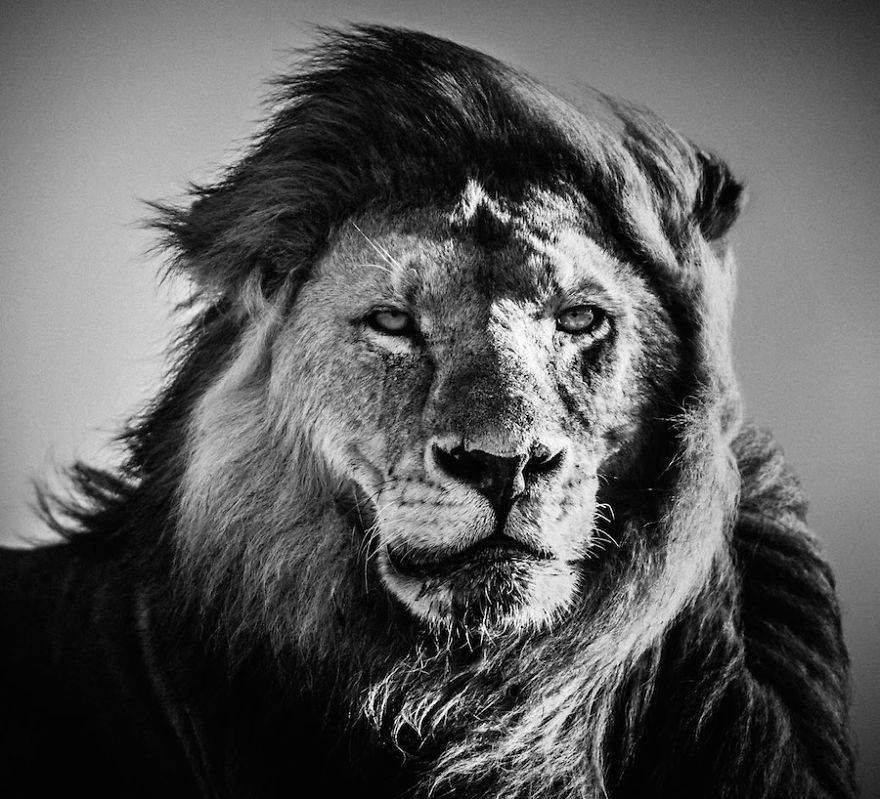
#> input picture photo/d.jpeg, 880 x 799 px
$ python canny_detection.py   (older library calls are emulated)
#> lines starting #> are read from the running program, lines starting #| are printed output that depends on the picture
import numpy as np
import matplotlib.pyplot as plt
import cv2

""""
lookup table**
At the same time, we also know that the value of each pixel only lies between 0 and 255 (inclusive). What if we can
?pre-compute and store the transformed values s=T(r) for values s=T(r) for r∈{0,1,2,...,255}, that is,
for all possible values of the input. If we do so, then irrespective of the dimensions (number of pixels) in our
input image, we will never need more than 256 computations. So, using this strategy, we traverse our matrix and do
a simple lookup of the pre-computed values. This is called a lookup table approach ...

So, what is color quantization?
Color quantization is the process of reducing the number of distinct colors in an image.
Normally, the intent is to preserve the color appearance of the image as much as possible, while reducing the number of
colors, whether for memory limitations or compression.
https://www.youtube.com/watch?v=O0suOccKLbs&ab_channel=MisterCode
"""

"""
Convolution
 mask  Put simply; a mask allows us to focus only on the portions of the image that interests us.
 filter - bloor or sharpen img
 https://learnopencv.com/image-filtering-using-convolution-in-opencv/#intro-convo-kernels
 """
#
image = cv2.imread('photo/d.jpeg')
#> image is the input picture: shape (799, 880, 3); min 0, max 255, mean 91.5


kernel1 = np.array([[0.1, 0.1, 0.1],
                    [0.1, 1, 0.1],
                    [0.1, 0.1, 0.1]])

sobel = np.array([[1,0,-1],
                 [2,0,-2],
                 [1,0,-1]])
op_sobel = np.array([[-1,0,1],
                    [-2,0,2],
                    [-1,0,1]])

sobel_img = cv2.filter2D(image,-1,sobel)
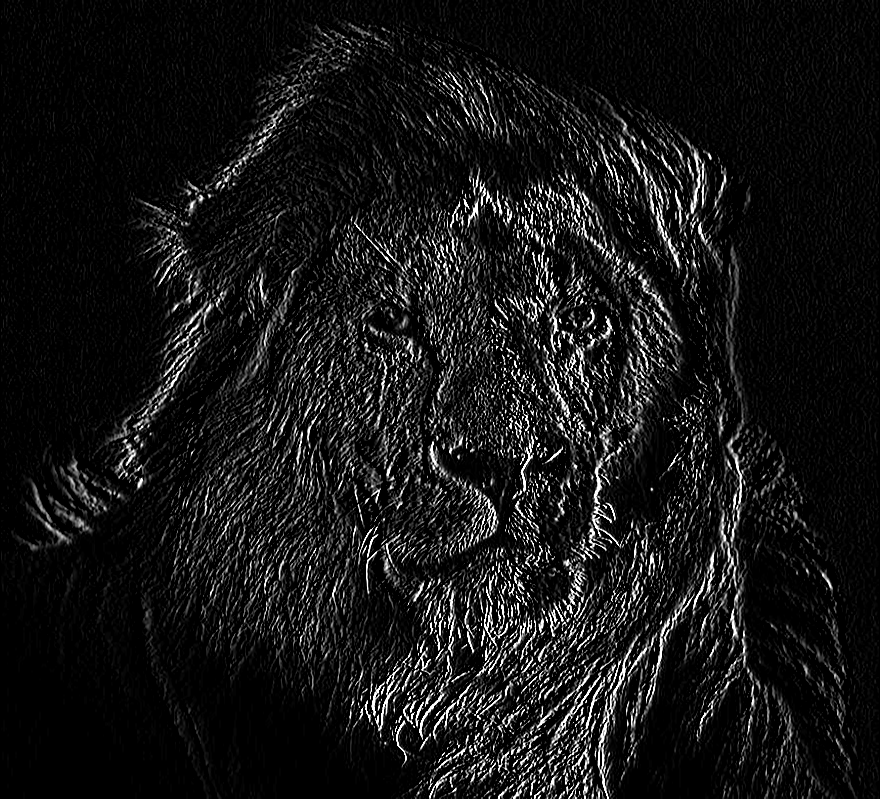
#> sobel_img: shape (799, 880, 3); min 0, max 255, mean 21.9
op_sobel_img = cv2.filter2D(image,-1,op_sobel)
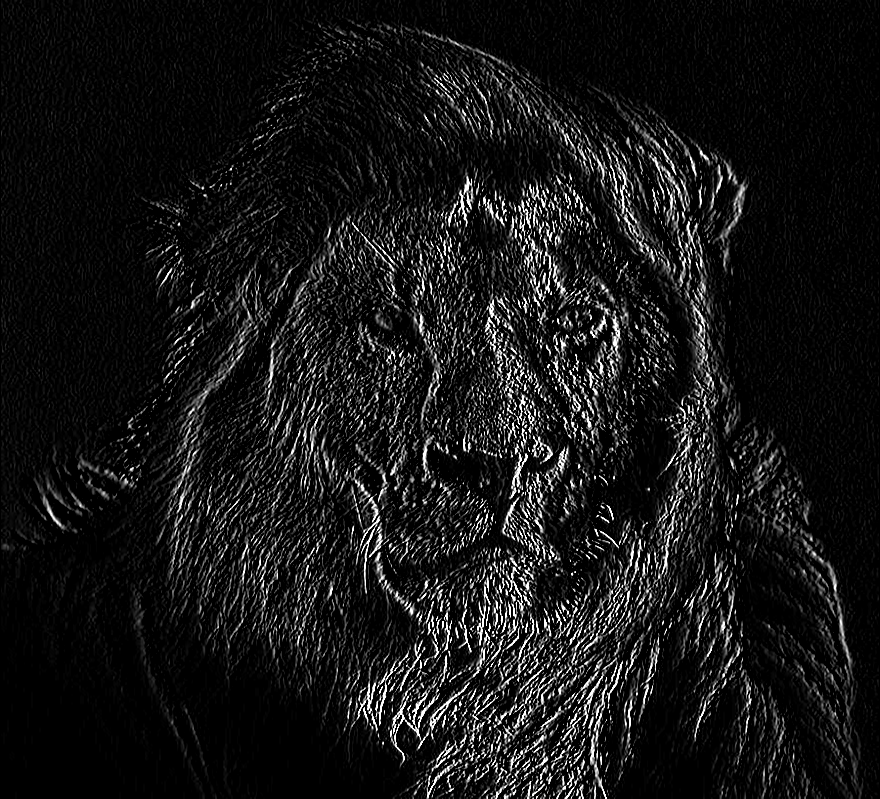
#> op_sobel_img: shape (799, 880, 3); min 0, max 255, mean 22.1

kernel2 = np.ones((6, 6), np.float32) / 30

median = cv2.medianBlur(src=image, ksize=5)

after = cv2.filter2D(src=image, ddepth=-1, kernel=kernel2)
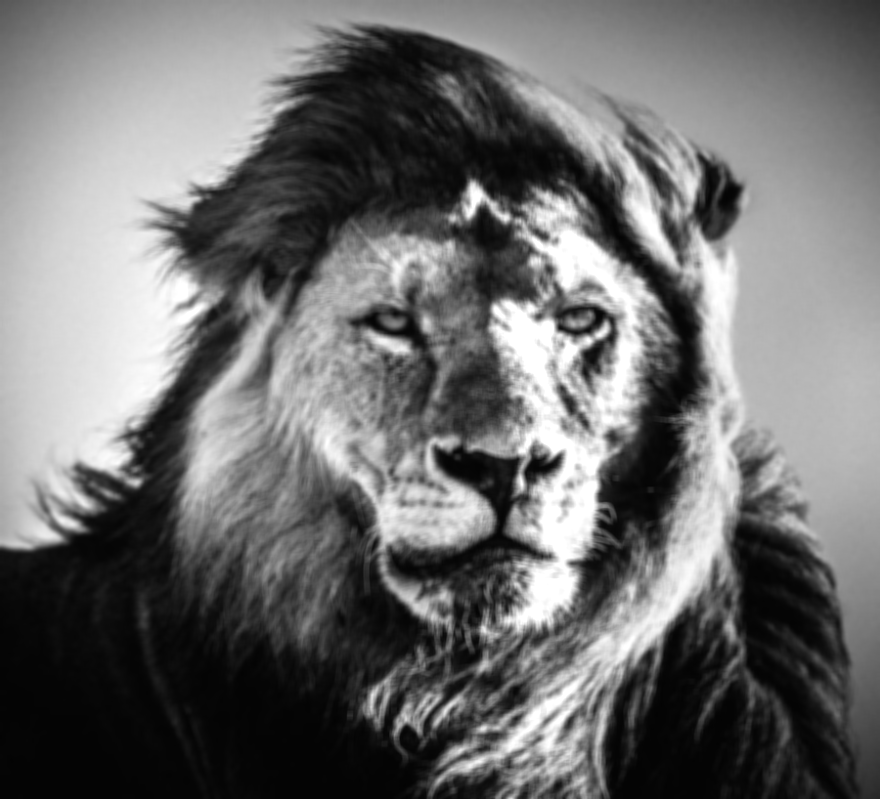
#> after: shape (799, 880, 3); min 3, max 255, mean 109.7

kernel3 = np.array([[0, -1, 0],
                    [-1, 5, -1],
                    [0, -1, 0]])

sharp_img = cv2.filter2D(src=image, ddepth=-1, kernel=kernel3)
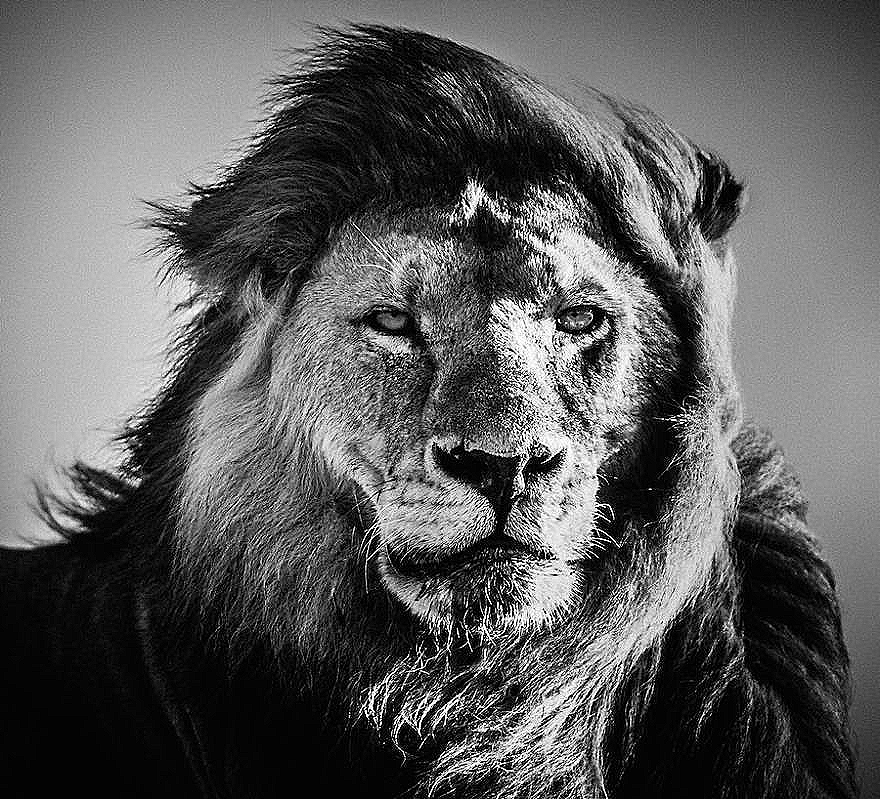
#> sharp_img: shape (799, 880, 3); min 0, max 255, mean 93.2


cv2.imshow('Original', image)
# cv2.imshow('Median Blurred', median)
# cv2.imshow('after', after)
cv2.imshow('Sharpened', sharp_img)
# cv2.imshow('Sobel', sobel_img)
# cv2.imshow('op_Sobel', op_sobel_img)

cv2.imwrite('after.jpg', after)
cv2.waitKey()
cv2.destroyAllWindows()


"""
thresh hold
"""
# [7 lines of commented-out code are left out]

"""
edge detection
https://learnopencv.com/edge-detection-using-opencv/
Sobel Edge Detection is one of the most widely used algorithms for edge detection. The Sobel Operator detects edges that
are marked by sudden changes in pixel intensity, as shown in the figure below.

Edges in images are areas with strong intensity contrasts; a jump in
intensity from one pixel to the next.
The process of edge detection significantly reduces the amount of data
and filters out unneeded information, while preserving the important
structural properties of an image.
There are many different edge detection methods, the majority of which
can be grouped into two categories:
->Gradient,
->Laplacian.
The gradient method detects the edges by looking for the maximum
and minimum in the first derivative of the image.
The Laplacian method searches for zero crossings in the second
derivative of the image .

[-1,0,1]
[-2,0,2] -> that kernel wll help us to find the vertical changes
[-1,0,1]

[1, 2, 1]
[0, 0, 0] -> that kernel wll help us to find the horizontal  changes
[-1-2,-1]


# [8 lines of commented-out code are left out]

"""
canny edges detection algorithm
https://www.pyimagesearch.com/2021/05/12/image-gradients-with-opencv-sobel-and-scharr/
https://towardsdatascience.com/canny-edge-detection-step-by-step-in-python-computer-vision-b49c3a2d8123

1. blur the img
2. compute the Gradient - x , Gradient - y
3. compute the magnitude is used to measure how strong the change in image intensity is.
4. compute the gradient orientation is used to determine in which direction the change in intensity is pointing
5. quantization the gradient angle to 4 option
6. delete all pix that not local max
7. thresholding
"""


def canny_detection(img):
    # upload the photo ' and blur it
#> (the run stopped early here; a loop or call above may not have finished)

$ run again, with photo/a.jpg copied over photo/d.jpeg
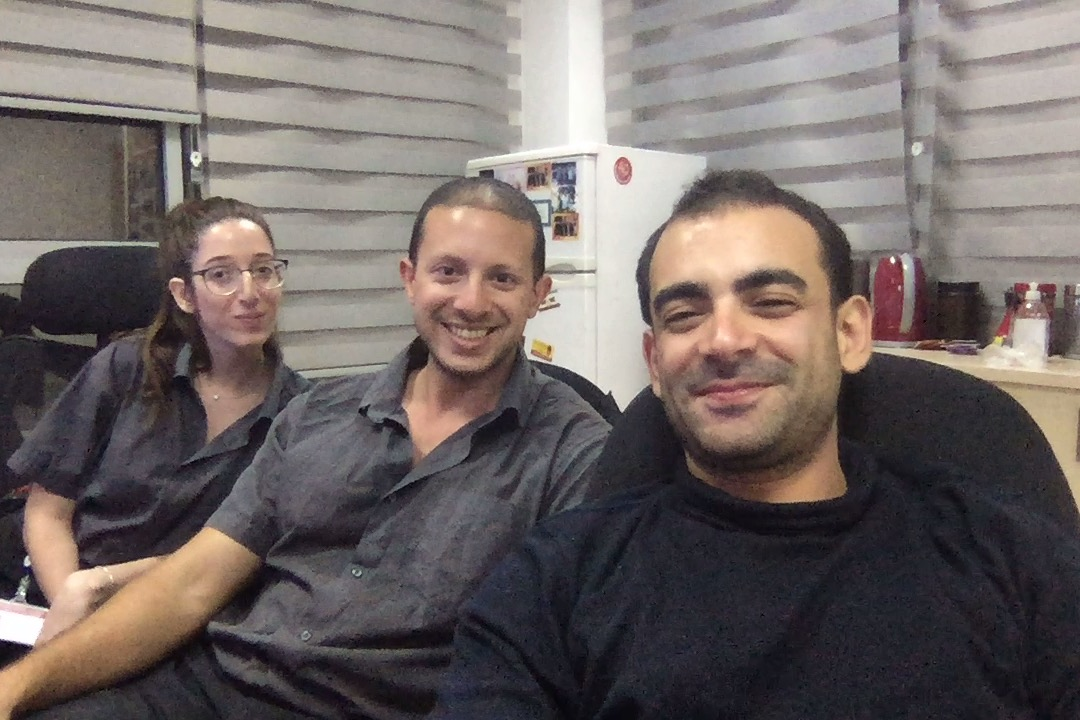
#> input picture photo/a.jpg, 1080 x 720 px
#> image is the input picture: shape (720, 1080, 3); mean B, G, R 101.5, 103.6, 112.8
#> `op_sobel_img = cv2.filter2D(image,-1,op_sobel)`:
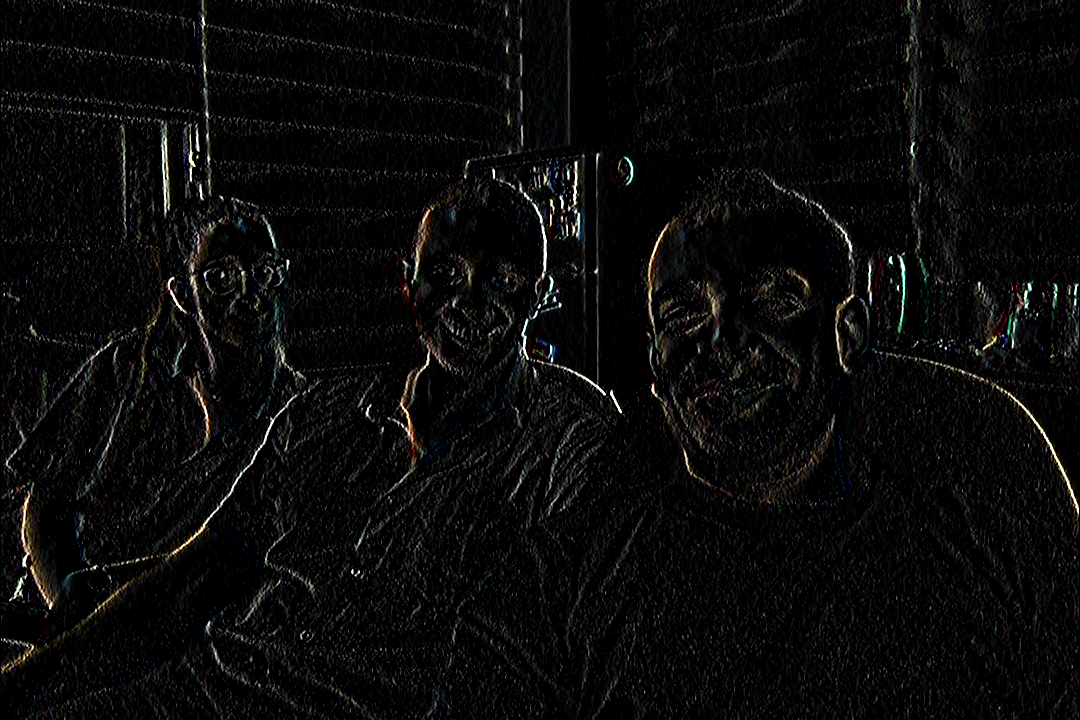
#> op_sobel_img: shape (720, 1080, 3); mean B, G, R 10, 10.3, 10.4
#> `after = cv2.filter2D(src=image, ddepth=-1, kernel=kernel2)`:
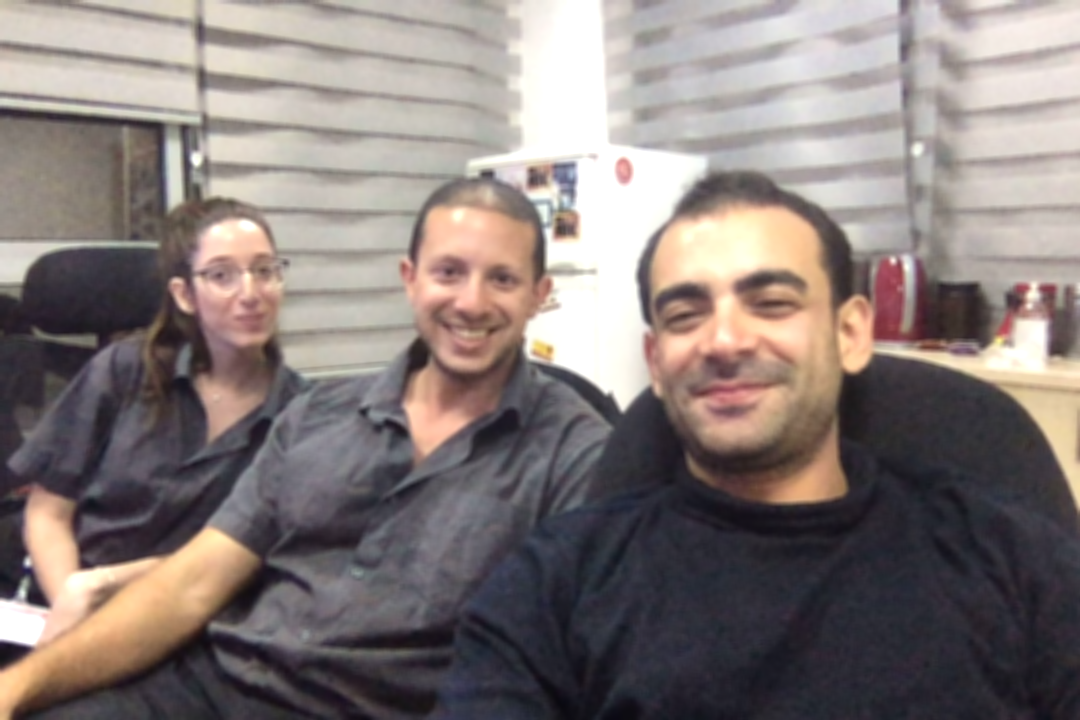
#> after: shape (720, 1080, 3); mean B, G, R 121.3, 123.6, 134
